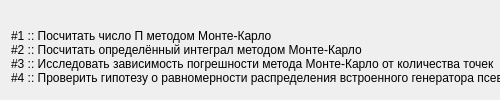
<?xml version="1.0" encoding="UTF-8"?>
<ui version="4.0">
 <class>MW</class>
 <widget class="QMainWindow" name="MW">
  <property name="minimumSize">
   <size>
    <width>500</width>
    <height>0</height>
   </size>
  </property>
  <property name="windowTitle">
   <string>Лаба по СВ №1</string>
  </property>
  <widget class="QWidget" name="centralWidget">
   <widget class="QWidget" name="verticalLayoutWidget">
    <property name="geometry">
     <rect>
      <x>0</x>
      <y>0</y>
      <width>829</width>
      <height>141</height>
     </rect>
    </property>
    <layout class="QVBoxLayout" name="verticalLayout">
     <item>
      <widget class="QLabel" name="label">
       <property name="text">
        <string>#1 :: Посчитать число П методом Монте-Карло
#2 :: Посчитать определённый интеграл методом Монте-Карло
#3 :: Исследовать зависимость погрешности метода Монте-Карло от количества точек
#4 :: Проверить гипотезу о равномерности распределения встроенного генератора псевдослучайных чисел</string>
       </property>
      </widget>
     </item>
     <item>
      <layout class="QHBoxLayout" name="horizontalLayout">
       <item>
        <widget class="QPushButton" name="bt1">
         <property name="text">
          <string>#1</string>
         </property>
        </widget>
       </item>
       <item>
        <widget class="QPushButton" name="bt2">
         <property name="text">
          <string>#2</string>
         </property>
        </widget>
       </item>
       <item>
        <widget class="QPushButton" name="bt3">
         <property name="text">
          <string>#3</string>
         </property>
        </widget>
       </item>
       <item>
        <widget class="QPushButton" name="pushButton">
         <property name="text">
          <string>#4</string>
         </property>
        </widget>
       </item>
       <item>
        <widget class="QPushButton" name="quitbt">
         <property name="text">
          <string>&amp;Quit</string>
         </property>
        </widget>
       </item>
      </layout>
     </item>
    </layout>
   </widget>
  </widget>
 </widget>
 <layoutdefault spacing="6" margin="11"/>
 <resources/>
 <connections>
  <connection>
   <sender>quitbt</sender>
   <signal>clicked()</signal>
   <receiver>MW</receiver>
   <slot>close()</slot>
   <hints>
    <hint type="sourcelabel">
     <x>352</x>
     <y>123</y>
    </hint>
    <hint type="destinationlabel">
     <x>199</x>
     <y>69</y>
    </hint>
   </hints>
  </connection>
 </connections>
</ui>
